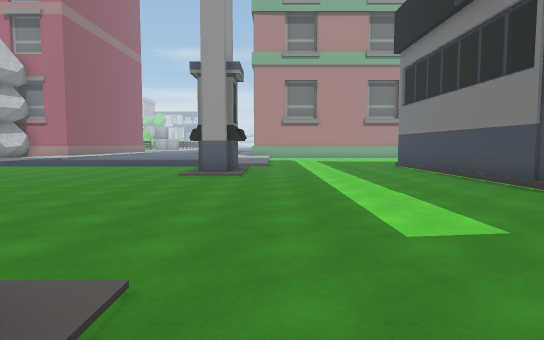
View 1 (above)

24 first-person views from a walk through a scene from a Unity 3-D project. The camera is 1.5 m above the floor, tilts 4° down and sees 75° across. The floor is counted in squares, 2 m on a side. Each view is taken from the middle of a square. On the plan, view 1 faces up. The plan holds only what a view shows up to about 11 squares ahead; the rest is blank. The place goes on beyond the plan. The player is left out. Some surface patterns are stand-ins.

View 2
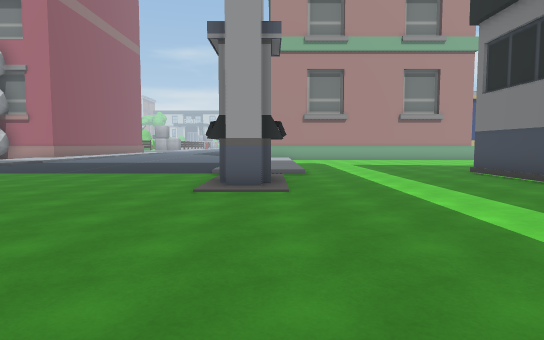

View 3
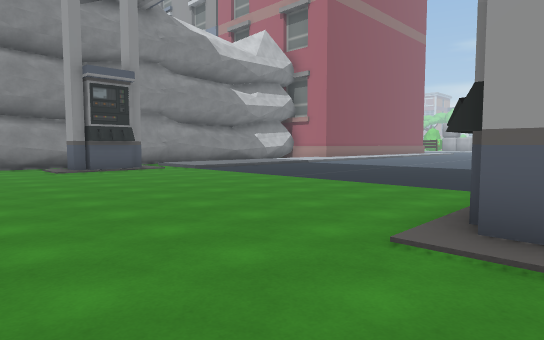

View 4
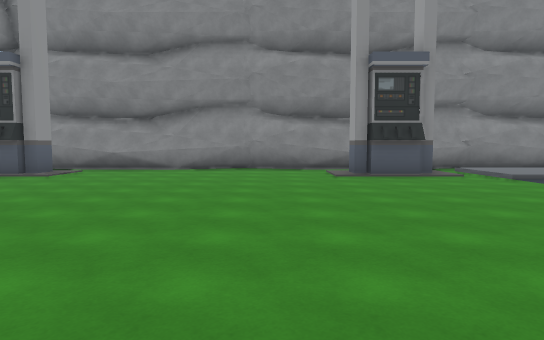

View 5
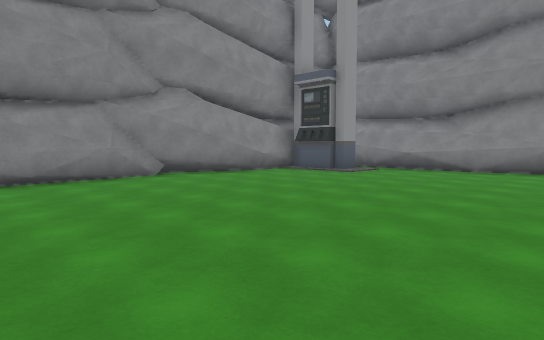

View 6
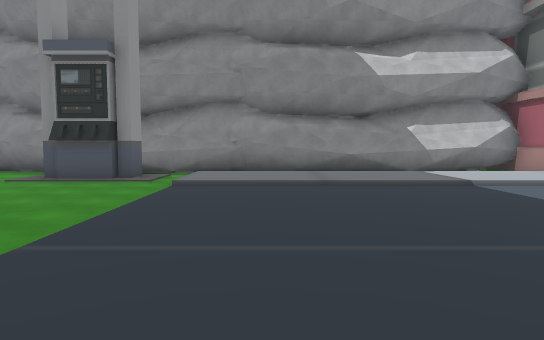

View 7
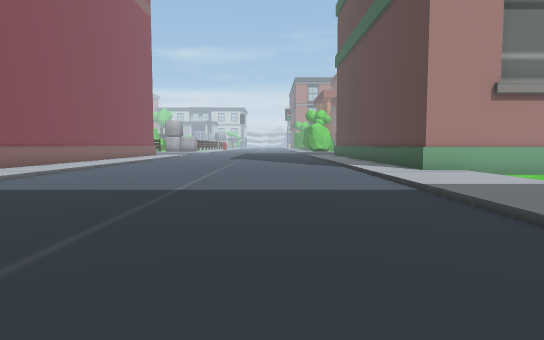

View 8
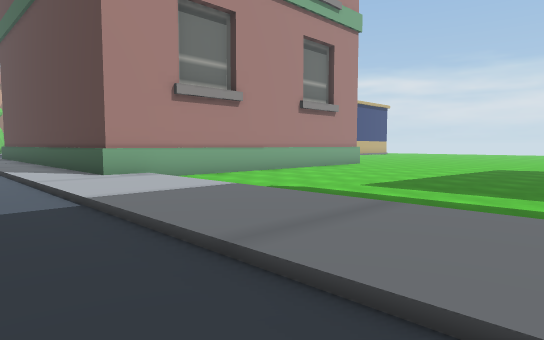

View 9
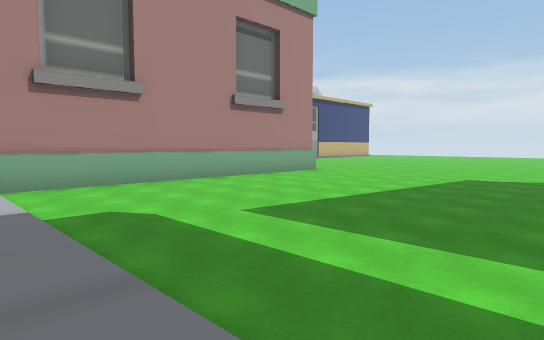

View 10
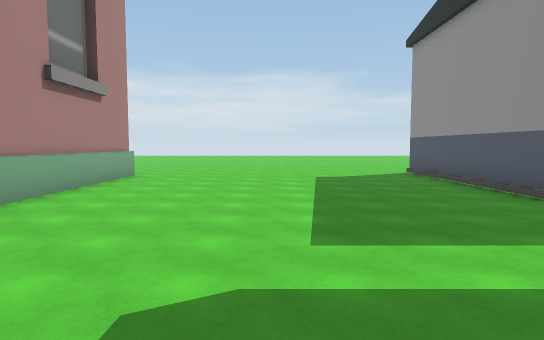

View 11
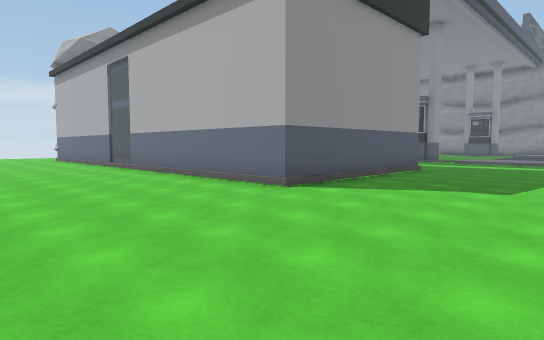

View 12
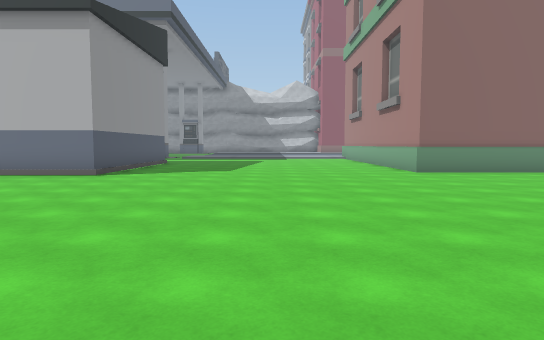

View 13
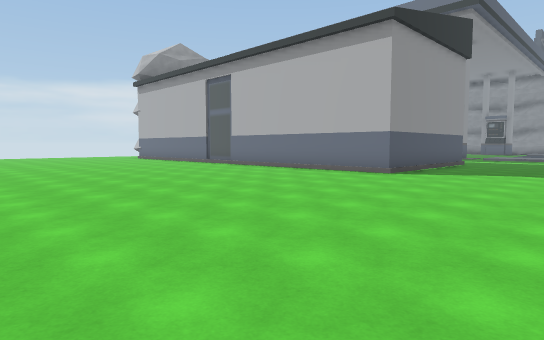

View 14
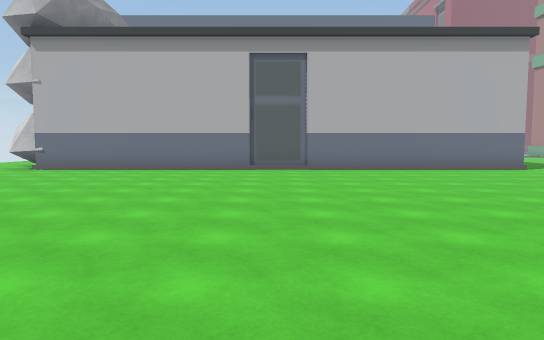

View 15
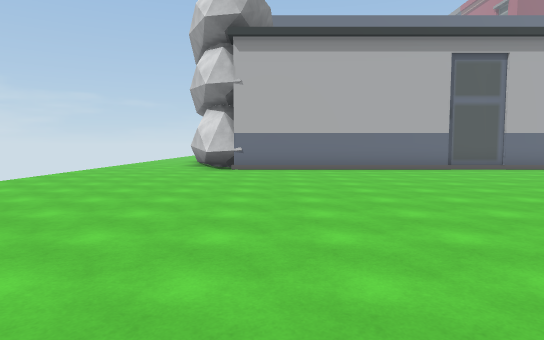

View 16
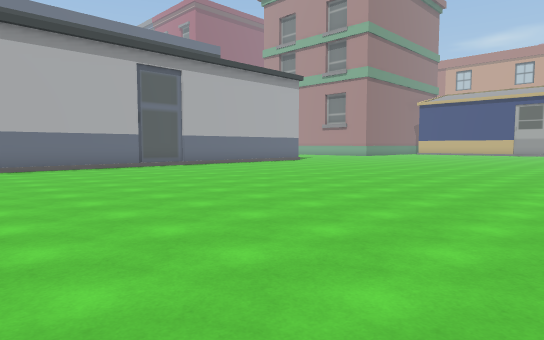

View 17
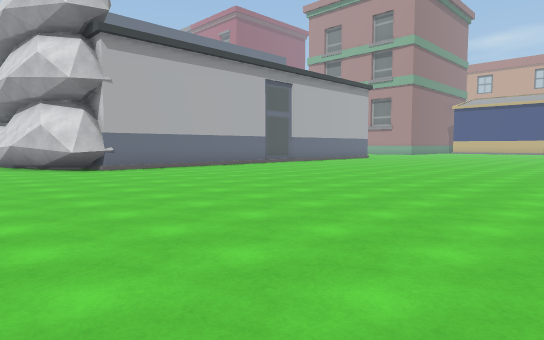

View 18
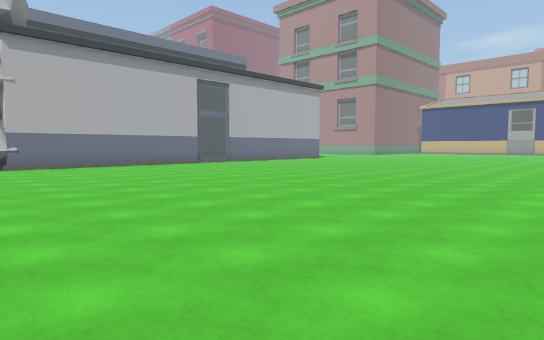

View 19
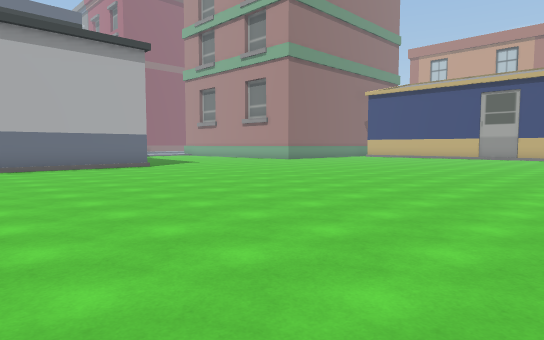

View 20
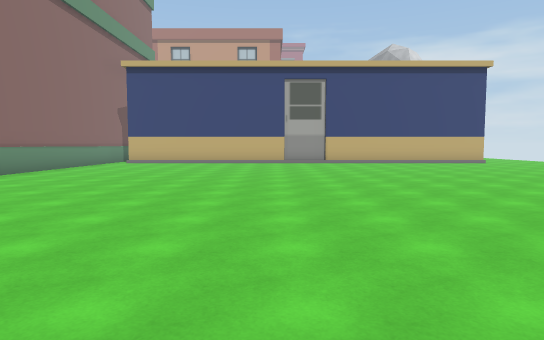

View 21
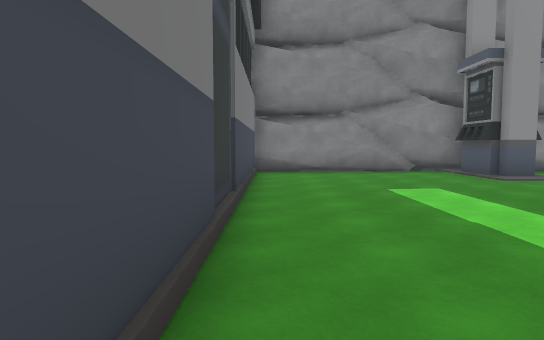

View 22
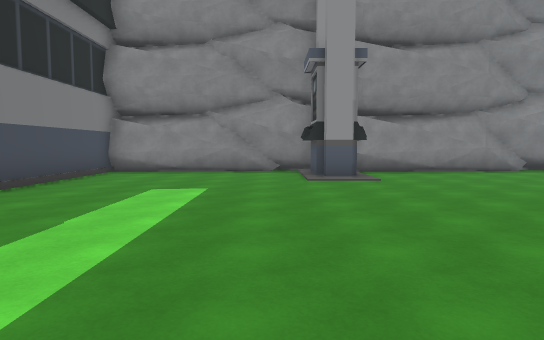

View 23
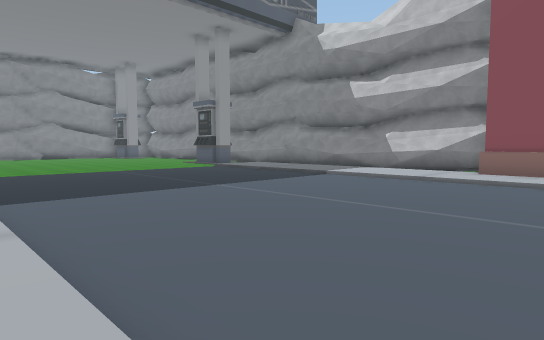

View 24
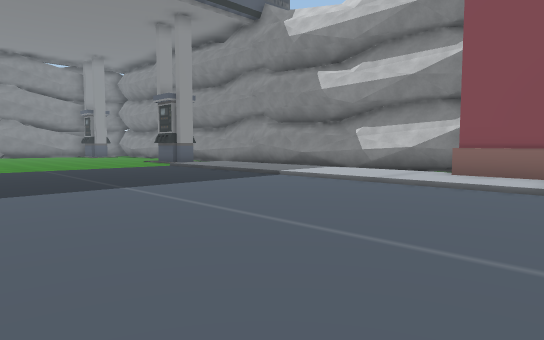

### Floor plan
Key: @ floor where view 1 was taken; # wall or solid block; . main floor; : floor 0.25 m higher than the main floor; / step, stairs or slope; B building.
Columns run from 15 left of view 1 to 24 right of it. Each row starts with its distance up from view 1.
 24    B   ..... :#         #...............
 23    B:........:#         #...............
 22    B:........:#         #..............
 21 # /::........:#BBBBBBBBBB.............
 20 ##/::........::/.....................
 19  #/::........::/.....................
 18  #/::........::/....................
 17  #/::........::/.....................
 16  #/::........::/.....................
 15  #/::........::/.....................
 14  #/::........::/.....................
 13  #/::........::/.....................
 12  #///........///....######...........
 11  #./.........  .....#    #............
 10  #.#.........##.....#    #............
  9  #...........##.....#    #............
  8  #..................#    #............
  7  #..................#    #............
  6  #..................#    #............
  5  #..................#    #............
  4  #..................#    #............
  3  #..................#    #............
  2  #..................#    #............
  1  #.#.........##.....#    #............
  0  # #.........##@....#    #.............
 -1    #####.############    #.............
 -2        ###              ##.............
 -3                        ###.............
 -4                       ##...............
 -5                          ............
 -6                          ...... .....

Where each view was taken, in squares from view 1:
view 1: 0 up, 0 right, facing up
view 2: 3 up, 1 left, facing up
view 3: 6 up, 1 left, facing up-left
view 4: 7 up, 3 left, facing left
view 5: 7 up, 3 left, facing down-left
view 6: 14 up, 4 left, facing left
view 7: 12 up, 5 left, facing up
view 8: 13 up, 4 left, facing up-right
view 9: 13 up, 1 left, facing up-right
view 10: 17 up, 1 left, facing right
view 11: 17 up, 15 right, facing down-left
view 12: 17 up, 19 right, facing left
view 13: 17 up, 19 right, facing down-left
view 14: 5 up, 21 right, facing left
view 15: 1 down, 21 right, facing left
view 16: 1 down, 22 right, facing up-left
view 17: 6 down, 21 right, facing up-left
view 18: 4 down, 23 right, facing up-left
view 19: 7 up, 22 right, facing up-left
view 20: 13 up, 16 right, facing up
view 21: 9 up, 4 right, facing down
view 22: 9 up, 0 right, facing down
view 23: 24 up, 2 left, facing down-left
view 24: 24 up, 4 left, facing down-left
